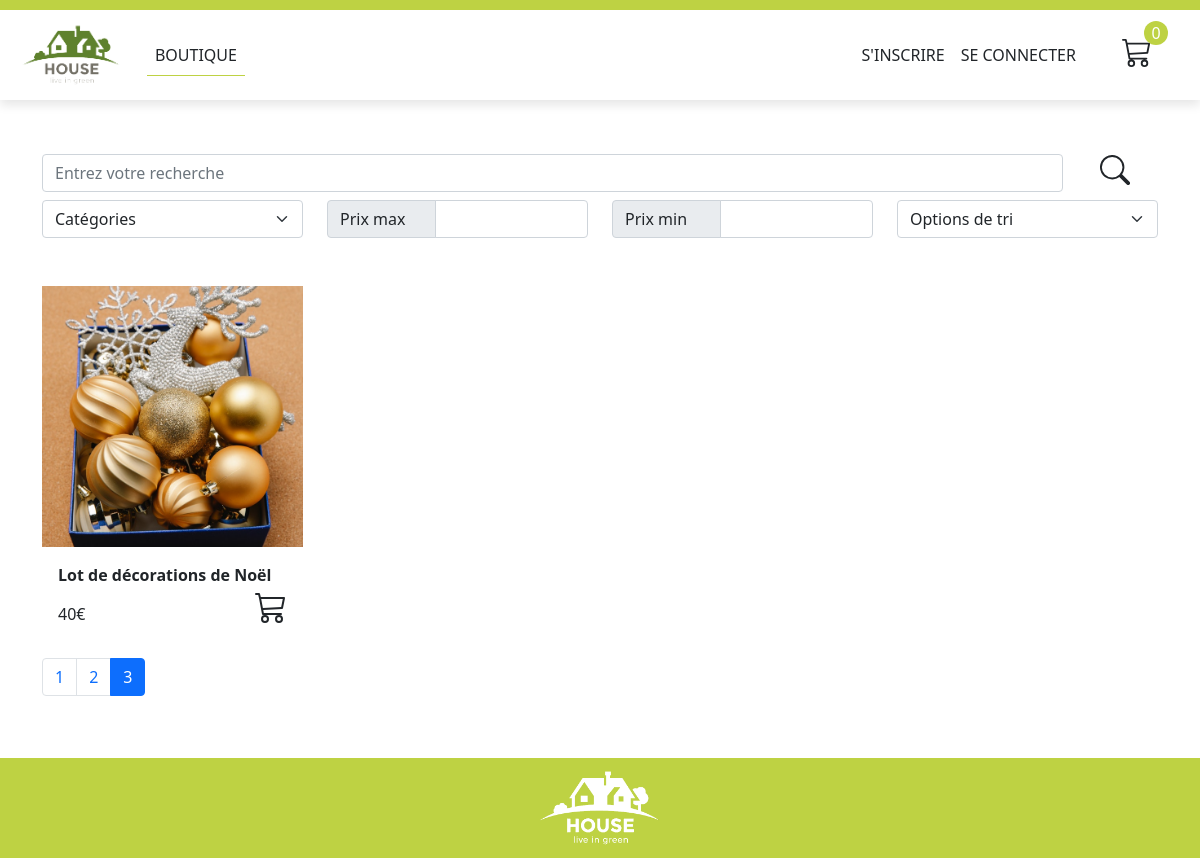
The page /index.php?page=3 on the database its author committed.
### tables this page shows
CREATE TABLE `products` (
  `id` int(11) NOT NULL,
  `name` varchar(255) NOT NULL DEFAULT '0',
  `price` int(11) NOT NULL DEFAULT '0',
  `category_id` int(11) NOT NULL DEFAULT '0',
  `description` text NOT NULL,
  `img` varchar(255) NOT NULL
);

### core/Database.php (the view, shortened to what this page needs)
<?php
class Database {
    protected $dbUser;
    protected $dbPassword;
    protected $dsn;
    protected $dbConnection = NULL;
    protected $errorLogFile;
    public function __construct() {
        $this->dbUser = DB_USER;
        $this->dbPassword = DB_PASSWORD;
        $this->dsn = 'mysql:host=' . DB_HOST . ';dbname=' . DB_NAME . ';port=' . DB_PORT . ';charset=UTF8';
        $this->errorLogFile = 'myShopErrors.log';
    }
    public function connect() {
        try {
            $connection = new PDO($this->dsn, $this->dbUser, $this->dbPassword);
            $connection->setAttribute(PDO::ATTR_ERRMODE, PDO::ERRMODE_EXCEPTION);
            $this->dbConnection = $connection;
        }
        catch (PDOException $e) {
            error_log($e->getMessage() . "\n", 3, $this->errorLogFile);
            echo 'PDO ERROR: more info in ' . $this->errorLogFile . "\n";
        }
        return $this;
    }
    public function getProducts($count = 12, $start = 0) {
        $req = $this->dbConnection->prepare('SELECT * FROM products ORDER BY id LIMIT ' . $count . ' OFFSET ' . $start);
        $req->execute();
        return $req->fetchAll(PDO::FETCH_ASSOC);
    }
    public function getCountProducts() {
            $req = $this->dbConnection->prepare('SELECT COUNT(*) FROM products');
            $req->execute();
            $number = $req->fetch(PDO::FETCH_NUM);
            return intval($number[0]);
        }
}

### core/Database.php (the view, shortened to what this page needs)
<?php
class Database {
    protected $dbUser;
    protected $dbPassword;
    protected $dsn;
    protected $dbConnection = NULL;
    protected $errorLogFile;
    public function __construct() {
        $this->dbUser = DB_USER;
        $this->dbPassword = DB_PASSWORD;
        $this->dsn = 'mysql:host=' . DB_HOST . ';dbname=' . DB_NAME . ';port=' . DB_PORT . ';charset=UTF8';
        $this->errorLogFile = 'myShopErrors.log';
    }
    public function connect() {
        try {
            $connection = new PDO($this->dsn, $this->dbUser, $this->dbPassword);
            $connection->setAttribute(PDO::ATTR_ERRMODE, PDO::ERRMODE_EXCEPTION);
            $this->dbConnection = $connection;
        }
        catch (PDOException $e) {
            error_log($e->getMessage() . "\n", 3, $this->errorLogFile);
            echo 'PDO ERROR: more info in ' . $this->errorLogFile . "\n";
        }
        return $this;
    }
    public function getProducts($count = 12, $start = 0) {
        $req = $this->dbConnection->prepare('SELECT * FROM products ORDER BY id LIMIT ' . $count . ' OFFSET ' . $start);
        $req->execute();
        return $req->fetchAll(PDO::FETCH_ASSOC);
    }
    public function getCountProducts() {
            $req = $this->dbConnection->prepare('SELECT COUNT(*) FROM products');
            $req->execute();
            $number = $req->fetch(PDO::FETCH_NUM);
            return intval($number[0]);
        }
}

### index.php (shortened to what this page needs)
<?php
    require_once 'core/Database.php';
    $db = new Database();
    $db->connect();
?>
<!DOCTYPE HTML>
<html lang="fr">
    <head>
        <?php require 'includes/head-inc.php'; ?>
    </head>
    <body>
        <?php require 'includes/layouts/header-inc.php'; ?>
        <main>
            <?php include 'includes/searchbar-inc.php' ?>
            <div class="container">
                <div class="row row-cols-1 row-cols-md-3 row-cols-lg-4">
                    <?php $productsPerPage = 12;
                        $numberOfProducts = $db->getCountProducts();
                        $numberOfPages = $numberOfProducts / $productsPerPage;
                        if(!is_int($numberOfPages)) {
                            $numberOfPages = floor($numberOfPages) + 1;
                        }
                        if(isset($_GET['page'])) {
                            $offset = ($_GET['page'] - 1) * $productsPerPage;
                        } else {
                            $offset = 0;
                        }
                        $products = $db->getProducts($productsPerPage, $offset);
                        foreach($products as $product) {
                            include 'includes/product-card-inc.php';
                        } ?>
                </div>
                <nav aria-label="Navigation des pages produits">
                    <ul class="pagination flex-wrap">
                        <?php for($i = 1; $i <= $numberOfPages; $i++) {
                            echo '<li class="page-item';
                            if ($_GET['page'] == $i || (!isset($_GET['page']) && $i == 1)) {
                                echo ' active';
                            }
                            echo '"><a class="page-link" href="index.php?page=' . $i. '">' . $i . '</a></li>';
                        }?>
                    </ul>
                </nav>
            </div>
        </main>
        <?php require 'includes/layouts/footer-inc.php'; ?>
    </body>
</html>

### includes/product-card-inc.php (shortened to what this page needs)
<div class="col g-4">
    <div class="card card-product">
        <div class="card-product__wrapper-img">
            <a href="viewproduct.php?id=<?= $product['id'] ?>"><img src="<?= $product['img'] ?>" alt="<?= $product['name'] ?>" class="card-img-top card-product__img"></a>
        </div>
        <div class="card-body d-flex flex-column justify-content-between">
            <div class="card-product__title mb-1">
                <a href="viewproduct.php?id=<?= $product['id'] ?>" class="card-title"><?= $product['name'] ?></a>
            </div>
            <div class="d-flex justify-content-between align-items-end">
                <p class="card-text"><?= $product['price'] ?>€</p>
                <a href="add-to-cart.php?id=<?= $product['id'] ?>">
                </a>
            </div>
        </div>
    </div>
</div>

### assets/css/app.css (style rules this page uses)
html, body { height: 100%; }
main { min-height: calc(100vh - 100px - 114px - 96px); }
.card-product { border: none; }
.card-product a { color: var(--bs-dark); font-weight: bold; text-decoration: none; transition: all 300ms ease-out; }
.card-product__title { width: 100%; text-overflow: ellipsis; white-space: nowrap; overflow: hidden; }
.card-product__wrapper-img { position: relative; width: 100%; overflow: hidden; }
.card-product__wrapper-img::after { content: ""; display: block; padding-bottom: 100%; }
.card-product__img { position: absolute; width: 100%; height: 100%; border-radius: 0; object-fit: cover; object-position: 50% 50%; transition: transform 500ms ease-out; }
.card-product__cart-logo { height: 2rem; width: auto; margin-bottom: 1.2rem; }

### rows shown on the page
products: img (picture), name "Lot de décorations de Noël", price "40"
